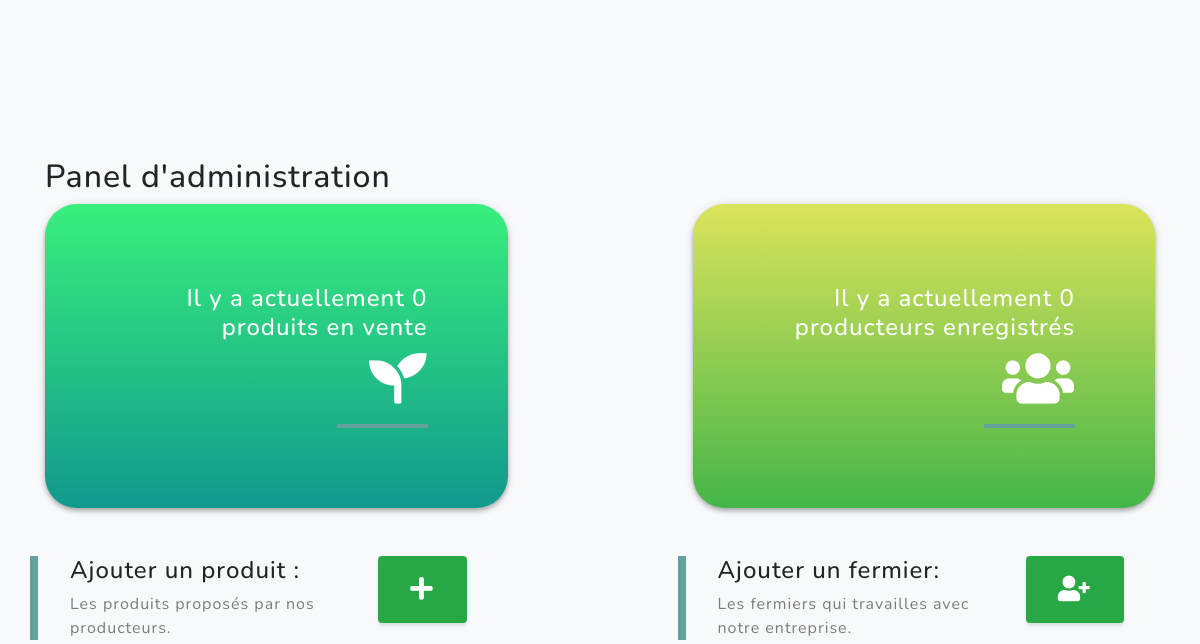
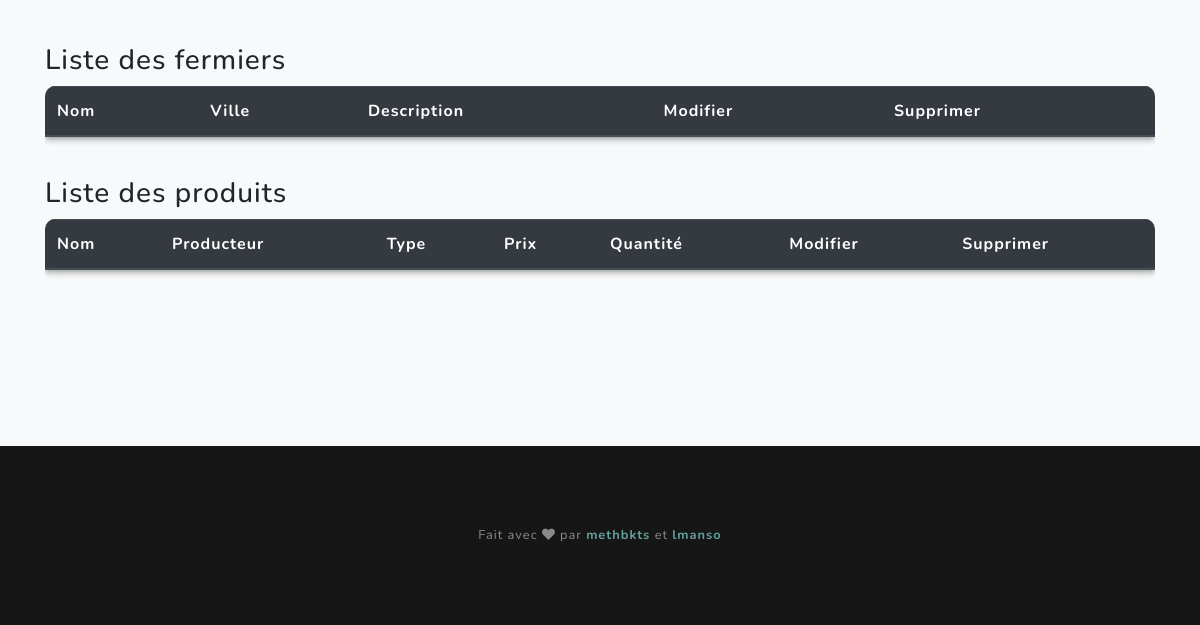
The app's page /admin (lower part), older data (2 pictures, top to bottom).
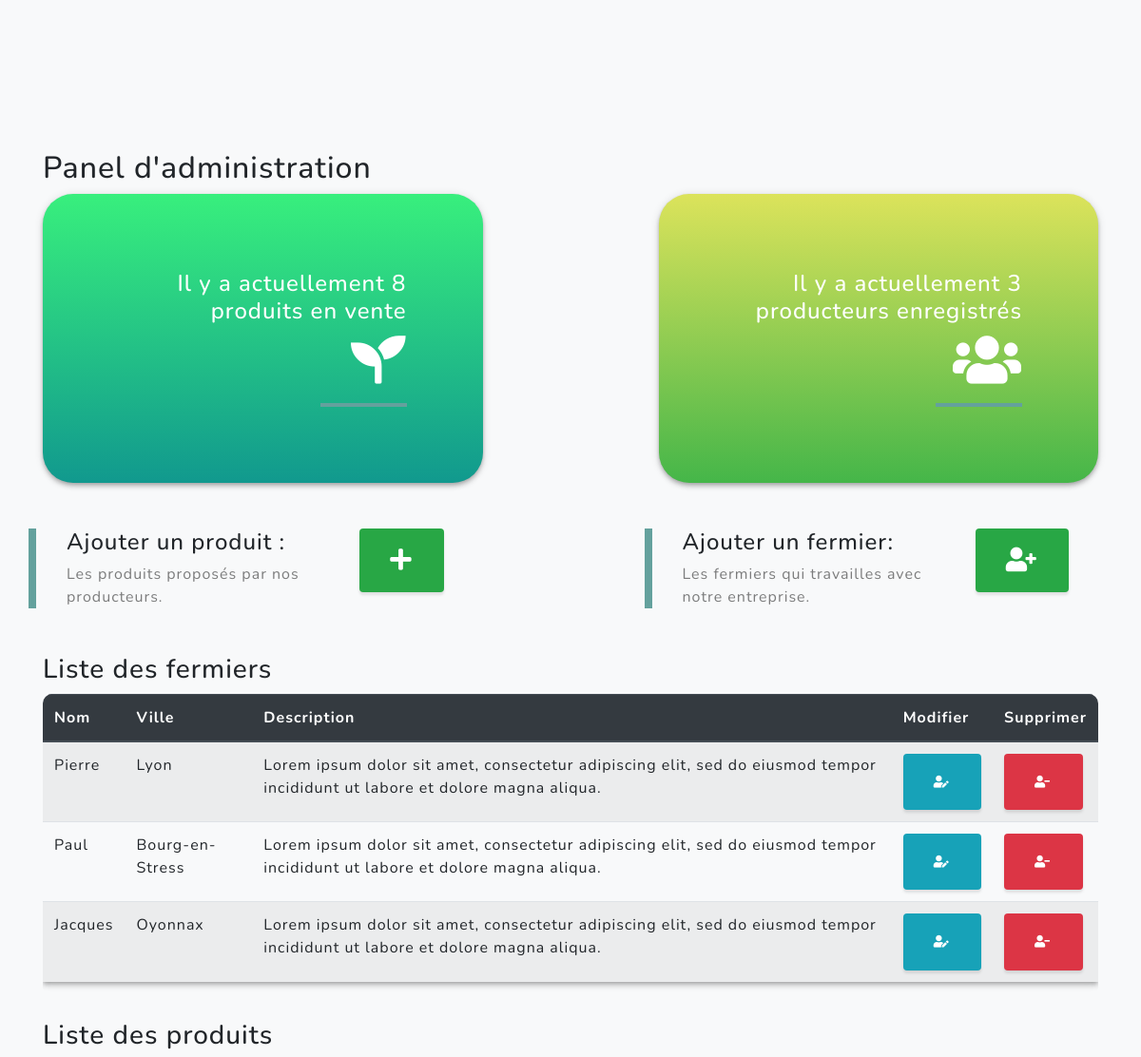
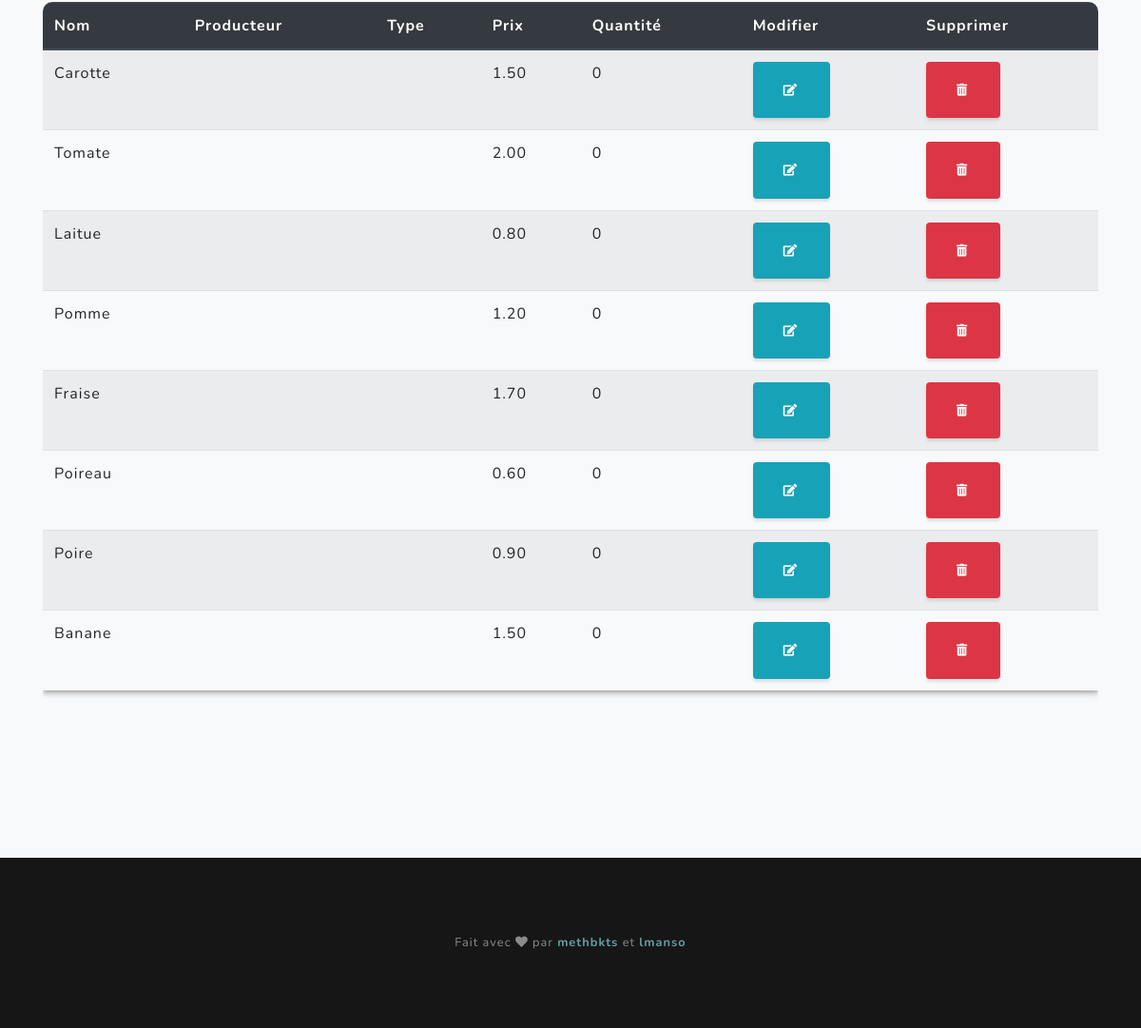
The same page, newer data (2 pictures, top to bottom).
### tables this page shows
CREATE TABLE `farmers` (
  `id` int(11) unsigned NOT NULL AUTO_INCREMENT,
  `name` varchar(50) NOT NULL,
  `description` varchar(1000) NOT NULL,
  `location` varchar(50) NOT NULL,
  `image` varchar(1000) DEFAULT NULL,
  PRIMARY KEY (`id`),
  UNIQUE KEY `name` (`name`)
);

CREATE TABLE `products` (
  `id` int(11) unsigned NOT NULL AUTO_INCREMENT,
  `name` varchar(50) NOT NULL,
  `price` decimal(10,2) unsigned NOT NULL,
  `image` varchar(1000) DEFAULT NULL,
  `quantity` int(10) unsigned NOT NULL,
  PRIMARY KEY (`id`)
);

### classes/Count.php (called while the page is built, shortened)
<?php
class Count
{
  public static function countProducts()
  {
    $db = new Database;
    $sql = "SELECT COUNT(*) as ProductsNb FROM products;";
    $result = $db->req($sql);
    return $result[0]->ProductsNb;
  }
  public static function countFarmers()
  {
    $db = new Database;
    $sql = "SELECT COUNT(*) as FarmersNb FROM farmers;";
    $result = $db->req($sql);
    return $result[0]->FarmersNb;
  }
}

### classes/Database.php (called while the page is built, shortened)
<?php
class Database
{
    private $db = 'mysql:host=localhost;dbname=app_db';
    private $login = 'root';
    private $pass = '0000';
    protected $connec;
    private function openConnexion()
    {
        try {
            $bdd = new PDO($this->db, $this->login, $this->pass);
            $bdd->setAttribute(PDO::ATTR_ERRMODE, PDO::ERRMODE_WARNING);
            $bdd->setAttribute(PDO::ATTR_DEFAULT_FETCH_MODE, PDO::FETCH_OBJ);
            $this->connec = $bdd;
        } catch (PDOException $e) {
            die($e->getMessage());
        }
    }
    public function req($sql, array $param = null)
    {
        $stmt = $this->connec->prepare($sql);
        $stmt->execute();
        return $stmt->fetchAll();
        $this->connec = null;
    }
}

### classes/Farmer.php (called while the page is built, shortened)
<?php
class Farmer
{
    public static function getAllFarmers()
    {
        $db = new Database;
        $sql = "select farmers.id, farmers.name, farmers.description, farmers.location, farmers.image from farmers
        order by id;";
        $result = $db->req($sql);
        return $result;
    }
}

### classes/Product.php (called while the page is built, shortened)
<?php
class Product
{
    public static function getAllProducts()
    {
        $db = new Database;
        $sql = "SELECT products.id, products.name, products.image, products.price, products.quantity,
        types.name as type, farmers.name as farmer, farmers.id as farmer_id from products
        LEFT JOIN types ON products.type_id = types.id
        LEFT JOIN farmers ON products.farmer_id = farmers.id
        order by id;";
        $result = $db->req($sql);
        return $result;
    }
}

### public/views/admin.php (the view, shortened to what the changed rows need)
<?php
$farmers = Farmer::getAllFarmers();
$products = Product::getAllProducts();
$ProductsNb = Count::countProducts();
$FarmersNb = Count::countFarmers();
?>
<section id="section" class="projects-section bg-light">
    <div class="container">
        <h2>Panel d'administration</h2>
        <div class="row justify-content-center no-gutters mb-5 mb-lg-0">
            <div class="col-lg-5 order-lg-first mb-5">
                <div class="bg-black text-center h-100 project collapse-admin count-product shadow-4dp">
                    <div class="d-flex h-100">
                        <div class="project-text w-100 my-auto text-center text-lg-right">
                            <h4 class="text-white">Il y a actuellement <?= $ProductsNb ?> produits en vente</h4>
                            <p class="mb-0 text-white"><i class="fas fa-seedling fa-4x"></i></p>
                            <hr class="d-none d-lg-block mb-0 mr-0">
                        </div>
                    </div>
                </div>
            </div>
            <div class="col-lg-2"></div>
            <div class="col-lg-5 mb-5">
                <div class="bg-black text-center h-100 project collapse-admin count-farmer shadow-4dp">
                    <div class="d-flex h-100">
                        <div class="project-text w-100 my-auto text-center text-lg-right">
                            <h4 class="text-white">Il y a actuellement <?= $FarmersNb ?> producteurs enregistrés</h4>
                            <p class="mb-0 text-white"><i class="fas fa-users fa-4x"></i></p>
                            <hr class="d-none d-lg-block mb-0 mr-0">
                        </div>
                    </div>
                </div>
            </div>
        </div>
        <div class="row align-items-center no-gutters mb-4 mb-lg-5">
            <div class="col-xl-4 col-lg-5">
                <div class="row">
                    <div class="col-lg-9 featured-text text-center text-lg-left">
                        <h4>Ajouter un produit :</h4>
                        <p class="text-black-50 mb-0">Les produits proposés par nos producteurs.</p>
                    </div>
                    <div class="col-lg-1"></div>
                    <div class="col-lg-2">
                        <a href="/addProduct"><button type="button" value="" class="btn btn-success shadow-2dp"><i class="fas fa-plus fa-2x"></i></i></button></a>
                    </div>
                </div>
            </div>
            <div class="col-xl-4 col-lg-5">
                <div class="row">
                    <div class="col-lg-9 featured-text text-center text-lg-left">
                        <h4>Ajouter un fermier:</h4>
                        <p class="text-black-50 mb-0">Les fermiers qui travailles avec notre entreprise.</p>
                    </div>
                    <div class="col-lg-1"></div>
                    <div class="col-lg-2">
                        <a href="/addFarmer"><button type="button" value="" class="btn btn-success shadow-2dp"><i class="fas fa-user-plus fa-2x"></i></button></a>
                    </div>
                </div>
            </div>
        </div>
        <h3>Liste des fermiers</h3>
        <div class="table-responsive" style="border-radius:10px;">
            <table class="table table-striped shadow-4dp">
                <thead class="thead-dark">
                    <tr>
                        <th scope="col">Nom</th>
                        <th scope="col">Ville</th>
                        <th scope="col">Description</th>
                        <th scope="col">Modifier</th>
                        <th scope="col">Supprimer</th>
                    </tr>
                </thead>
                <tbody>
                    <?php foreach ($farmers as $key => $value) : ?>
                        <tr>
                            <td><?= $value->name ?></td>
                            <td><?= $value->location ?></td>
                            <td><?= $value->description ?></td>
                            <td><a href="/editFarmer?<?= $value->id ?>"><button type="button" value="<?= $value->id ?>" class="btn btn-info shadow-2dp"><i class="fas fa-user-edit"></i></button></a></td>
                            <td><a href="/deleteFarmer?<?= $value->id ?>"><button type="button" value="<?= $value->id ?>" class="btn btn-danger shadow-2dp"><i class="fas fa-user-minus"></i></button></a></td>
                        </tr>
                    <?php endforeach ?>
                </tbody>
            </table>
        </div>
        <br>
        <h3>Liste des produits</h3>
        <div class="table-responsive" style="border-radius:10px;">
            <table class="table table-striped shadow-4dp">
                <thead class="thead-dark">
                    <tr>
                        <th scope="col">Nom</th>
                        <th scope="col">Producteur</th>
                        <th scope="col">Type</th>
                        <th scope="col">Prix</th>
                        <th scope="col">Quantité</th>
                        <th scope="col">Modifier</th>
                        <th scope="col">Supprimer</th>
                    </tr>
                </thead>
                <tbody>
                    <?php foreach ($products as $key => $value) : ?>
                        <tr>
                            <td><?= $value->name ?></td>
                            <td><?= $value->farmer ?></td>
                            <td><?= $value->type ?></td>
                            <td><?= $value->price ?></td>
                            <td><?= $value->quantity ?></td>
                            <td><a href="/editProduct?<?= $value->id ?>"><button type="button" value="<?= $value->id ?>" class="btn btn-info shadow-2dp"><i class="fas fa-edit"></i></button></a></td>
                            <td><a href="/deleteProduct?<?= $value->id ?>"><button type="button" value="<?= $value->id ?>" class="btn btn-danger shadow-2dp"><i class="fas fa-trash-alt"></i></button></a></td>
                        </tr>
                    <?php endforeach ?>
                </tbody>
            </table>
        </div>
    </div>
</section>

Row changes from the older to the newer data that the page shows:
added farmers: name "Pierre", location "Lyon", description "Lorem ipsum dolor sit amet, consectetur adipiscing elit, sed do eiusmod tempor incididunt ut labore et dolore magna aliqua.", $value->id 7 (drawn)
added farmers: name "Paul", location "Bourg-en-Stress", description "Lorem ipsum dolor sit amet, consectetur adipiscing elit, sed do eiusmod tempor incididunt ut labore et dolore magna aliqua.", $value->id 8 (drawn)
added farmers: name "Jacques", location "Oyonnax", description "Lorem ipsum dolor sit amet, consectetur adipiscing elit, sed do eiusmod tempor incididunt ut labore et dolore magna aliqua.", $value->id 10 (drawn)
added products: name "Carotte", price "1.50", quantity "0", $value->id 1 (drawn)
added products: name "Tomate", price "2.00", quantity "0", $value->id 2 (drawn)
added products: name "Laitue", price "0.80", quantity "0", $value->id 3 (drawn)
added products: name "Pomme", price "1.20", quantity "0", $value->id 4 (drawn)
added products: name "Fraise", price "1.70", quantity "0", $value->id 5 (drawn)
added products: name "Poireau", price "0.60", quantity "0", $value->id 6 (drawn)
added products: name "Poire", price "0.90", quantity "0", $value->id 7 (drawn)
added products: name "Banane", price "1.50", quantity "0", $value->id 8 (drawn)
Text that changed along with them:
$ProductsNb: "0" → "8"
$FarmersNb: "0" → "3"
